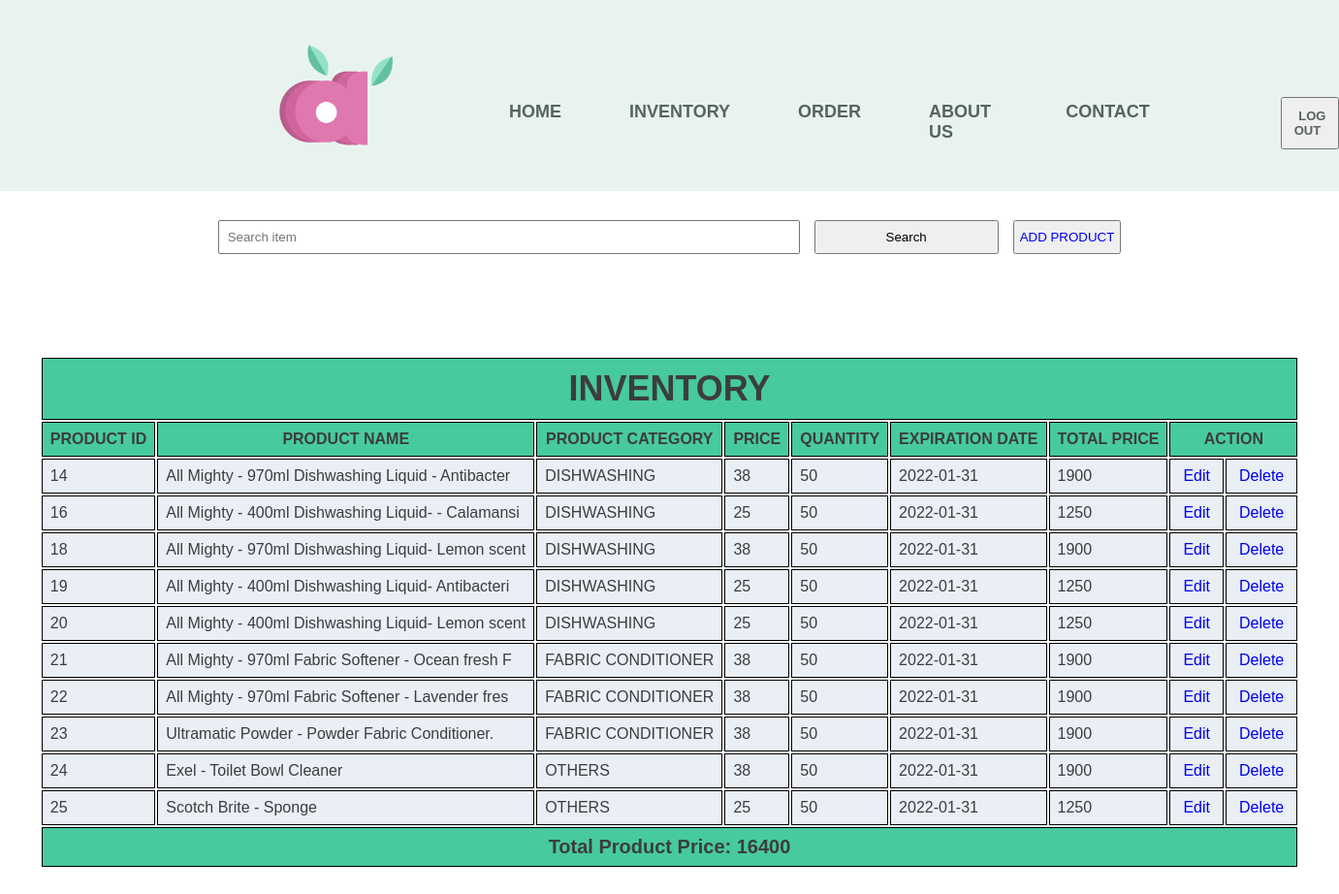
The app's page /admin/update_record.php with its own data.
### tables this page shows
CREATE TABLE `tbl_aaaproducts` (
  `ID` int(11) NOT NULL,
  `P_NAME` varchar(50) NOT NULL,
  `P_CATEGORY` varchar(50) NOT NULL,
  `P_PRICE` float NOT NULL,
  `P_QTY` int(11) NOT NULL,
  `EXPR_DATE` date NOT NULL,
  `P_TOTAL` float NOT NULL
);

### admin/update_record.php (called while the page is built, shortened)
<?php
include "view.php";
?>

### admin/view.php (the view, shortened to what this page needs)
<!DOCTYPE html>
<html lang="en">
<head>
    <link rel="stylesheet" href="../style/allstyle.css">
    <link rel="stylesheet" href="../style/orderproductstyle.css">
</head>
<body>
    <div class="cont1">
        <div class="cont1-logo">
            <img  src="../img/aaalogo2.png" class="logo" alt="AAA logo" >
        </div>
         <div class="cont1-button">
               <ul class="cont1-ul">
                    <li><a href="home.html" class="list">HOME</a></li>
                    <li><a href="view.php" class="list">INVENTORY</a></li>
                    <li><a href="orderproduct.php" class="list">ORDER</a></li>
                    <li><a href="aboutus.html" class="list">ABOUT US</a></li>
                    <li><a href="contact.php" class="list">CONTACT</a></li>
                    <li><button class="list-button"><a href="../login.php" class="logout">LOG OUT</a></button></li>
                </ul>
        </div>
    </div>
    <form method=POST action="view.php">
    <div class=search-div>
        <input type="search" name=search placeholder="Search item" class=search-tab>
        <input type="submit" name="searchsub" value="Search">
        <button><a href='products.php'>ADD PRODUCT</a></button>
    </div>
    </form>
<?php
include "db_connect.php";
if(isset($_POST['searchsub'])){
    $search = $_POST['search'];
    if($search != NULL){
		$sql = "SELECT * FROM tbl_aaaproducts WHERE P_NAME LIKE '%$search%' or ID LIKE '%$search%'";
	}else{
		$sql = "SELECT * FROM tbl_aaaproducts";
	}
}else{
    $sql = "SELECT * FROM tbl_aaaproducts";
}
$result=$conn->query($sql);
$total = 0;
if($result->num_rows > 0){
    echo "<div class=order-div>";
	echo "<table class=table>";
	echo "<tr>";
    echo "<tH colspan=9 class=title-table> INVENTORY";
	echo "<tr>";
	echo "<th class=info-table-inven> PRODUCT ID";
	echo "<th class=info-table-inven> PRODUCT NAME";
	echo "<th class=info-table-inven> PRODUCT CATEGORY";
	echo "<th class=info-table-inven> PRICE";
	echo "<th class=info-table-inven> QUANTITY";
	echo "<th class=info-table-inven> EXPIRATION DATE";
	echo "<th class=info-table-inven> TOTAL PRICE";
	echo "<th colspan=2 class=info-table-inven> ACTION";
    while($row=$result->fetch_assoc()){
        echo "<tr>";
        echo "<td class=info-table-inven>".$row['ID'];
		echo "<td class=info-table-inven>".$row['P_NAME'];
		echo "<td class=info-table-inven>".$row['P_CATEGORY'];
		echo "<td class=info-table-inven>".$row['P_PRICE'];
        if($row['P_QTY']<=5){
            echo "<td class=info-table-inven>".$row['P_QTY'];
        }else{
            echo "<td class=info-table-inven>".$row['P_QTY'];
        }
        echo "<td class=info-table-inven>".$row['EXPR_DATE'];
		echo "<td class=info-table-inven>".$row['P_TOTAL'];
		$total = $total + $row['P_TOTAL'];
		echo "<td class=info-table-inven> <a href='update.php?id=".$row['ID']."'>Edit</a>
        <td class=info-table-inven><a href='delete.php?id=".$row['ID']."'>Delete</a>";
    }
    echo "<tr>";
	echo "<th colspan=9 class=info-table-inven-total>Total Product Price: ".$total;
}else{
	echo "<br><center><p>No Records Found</p></center>";
}
    echo "</div>";
?>
</body>
</html>

### style/allstyle.css (style rules this page uses)
html { scroll-behavior: smooth; }
* { margin: 0; padding: 0; font-family: Helvetica, sans-serif; }
.logo { width: 150px; height: 150px; }
.cont1 { display: flex; align-content: center; position: sticky; background-color: #e8f3ef; width: 100%; margin-top: 0; }
.cont1-logo { display: flex; margin: 32px 30px 15px 270px; }
.list, li { font-style: none; font-size: 18px; text-decoration: none; color:#57635f; list-style: none; font-weight: bold; gap: 15px; margin-left: 30px; display: flex; }
.cont1-ul { display: flex; align-items: flex-start; }
.cont1-button { display: flex; align-content: space-between; margin: 100px 0px 32px 10px; }
.list-button { padding: 10px; margin-left: 100px; text-decoration: none; color: #313634; }
.logout { font-style: none; font-size: 13px; text-decoration: none; color:#57635f; list-style: none; font-weight: bold; }

### style/orderproductstyle.css (style rules this page uses)
.table { display: flex; justify-content: center; padding: 5px; margin-top: 100px; margin-bottom: 100px; }
th,td { border: 1px solid black; }
th { background-color: rgb(71, 202, 158); }
td { background-color: rgb(233, 239, 245); }
.title-table { font-size: 36px; color: rgb(59, 61, 63); padding: 10px; }
.info-table-inven, .info-table-inven-total { font-size: 16px; padding: 8px; margin-left: 40px; }
.info-table-inven-total { font-size: 20px; }
.order-div { color: rgb(59, 61, 63); }
input { padding: 8px; width: 190px; }
.search-div { margin-top: 30px; display: flex; justify-content: center; gap: 15px; }
.search-tab { width: 600px; }
a { text-decoration: none; padding: 5px; }

### records on screen
tbl_aaaproducts: ID "14", P_NAME "All Mighty - 970ml Dishwashing Liquid - Antibacter", P_CATEGORY "DISHWASHING", P_PRICE "38", P_QTY "50", EXPR_DATE "2022-01-31", P_TOTAL "1900"
tbl_aaaproducts: ID "16", P_NAME "All Mighty - 400ml Dishwashing Liquid- - Calamansi", P_CATEGORY "DISHWASHING", P_PRICE "25", P_QTY "50", EXPR_DATE "2022-01-31", P_TOTAL "1250"
tbl_aaaproducts: ID "18", P_NAME "All Mighty - 970ml Dishwashing Liquid- Lemon scent", P_CATEGORY "DISHWASHING", P_PRICE "38", P_QTY "50", EXPR_DATE "2022-01-31", P_TOTAL "1900"
tbl_aaaproducts: ID "19", P_NAME "All Mighty - 400ml Dishwashing Liquid- Antibacteri", P_CATEGORY "DISHWASHING", P_PRICE "25", P_QTY "50", EXPR_DATE "2022-01-31", P_TOTAL "1250"
tbl_aaaproducts: ID "20", P_NAME "All Mighty - 400ml Dishwashing Liquid- Lemon scent", P_CATEGORY "DISHWASHING", P_PRICE "25", P_QTY "50", EXPR_DATE "2022-01-31", P_TOTAL "1250"
tbl_aaaproducts: ID "21", P_NAME "All Mighty - 970ml Fabric Softener - Ocean fresh F", P_CATEGORY "FABRIC CONDITIONER", P_PRICE "38", P_QTY "50", EXPR_DATE "2022-01-31", P_TOTAL "1900"
tbl_aaaproducts: ID "22", P_NAME "All Mighty - 970ml Fabric Softener - Lavender fres", P_CATEGORY "FABRIC CONDITIONER", P_PRICE "38", P_QTY "50", EXPR_DATE "2022-01-31", P_TOTAL "1900"
tbl_aaaproducts: ID "23", P_NAME "Ultramatic Powder - Powder Fabric Conditioner.", P_CATEGORY "FABRIC CONDITIONER", P_PRICE "38", P_QTY "50", EXPR_DATE "2022-01-31", P_TOTAL "1900"
tbl_aaaproducts: ID "24", P_NAME "Exel - Toilet Bowl Cleaner", P_CATEGORY "OTHERS", P_PRICE "38", P_QTY "50", EXPR_DATE "2022-01-31", P_TOTAL "1900"
tbl_aaaproducts: ID "25", P_NAME "Scotch Brite - Sponge", P_CATEGORY "OTHERS", P_PRICE "25", P_QTY "50", EXPR_DATE "2022-01-31", P_TOTAL "1250"

### other values on screen
$total "16400"
